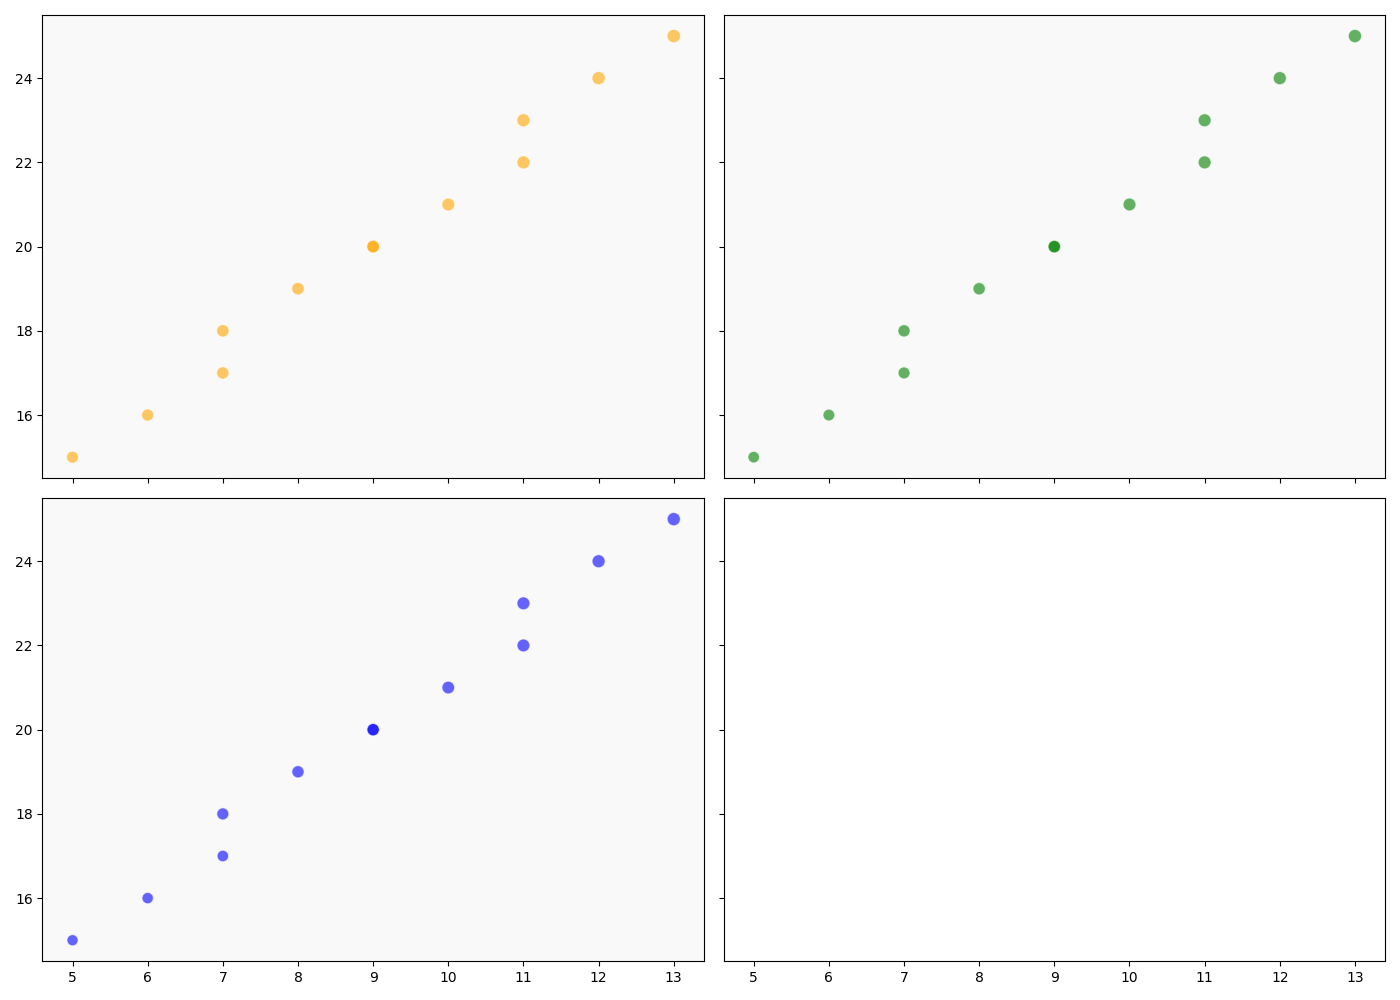

Here is the Python script that generated this plot:
import matplotlib.pyplot as plt
import numpy as np

sunlight_hours = np.array([5, 7, 9, 11, 6, 8, 10, 12, 7, 9, 11, 13])
temperatures = np.array([15, 18, 20, 23, 16, 19, 21, 24, 17, 20, 22, 25])
efficiency_scores_A1 = np.array([75, 80, 85, 90, 77, 82, 87, 92, 79, 84, 89, 94])
efficiency_scores_A2 = np.array([70, 78, 84, 88, 72, 80, 86, 90, 74, 82, 88, 92])
efficiency_scores_A3 = np.array([65, 76, 82, 87, 67, 78, 84, 89, 69, 80, 86, 91])

efficiency_scores = {
    "A1": efficiency_scores_A1,
    "A2": efficiency_scores_A2,
    "A3": efficiency_scores_A3
}

# Shuffled colors
colors = {
    "A1": 'orange',
    "A2": 'green',
    "A3": 'blue'
}

fig, axs = plt.subplots(2, 2, figsize=(14, 10), sharex=True, sharey=True)

axs = axs.flat[:3]  # Use only three of the axes for the remaining subplots

for ax, (algo, scores) in zip(axs, efficiency_scores.items()):
    ax.scatter(sunlight_hours, temperatures, s=scores, c=colors[algo], alpha=0.6, edgecolors='w', linewidth=0.8)
    ax.set_facecolor('#f9f9f9')

plt.tight_layout()
plt.show()
